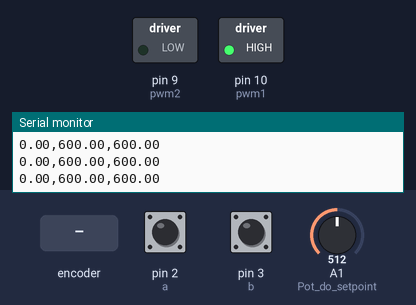
A sketch run on a simulated Arduino Uno, built with avr-gcc and run on an emulated ATmega328P. Shown: switched loads named in the sketch (green lamp = pin HIGH), the last lines printed to the serial monitor. Inputs (shaded band) come from the test bench; at power-on: A1 (Pot_do_setpoint) = 512, pin 2 (a) HIGH, pin 3 (b) HIGH.

Above: at 1.2 s.
1.3 s: A1 (Pot_do_setpoint) set to 122
2.8 s: A1 (Pot_do_setpoint) set to 0
At 4.0 s:
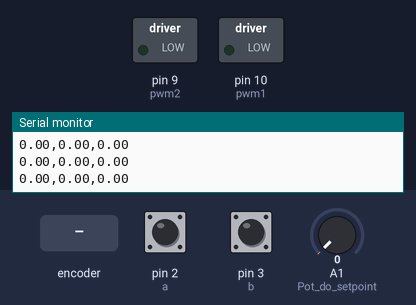
4.3 s: A1 (Pot_do_setpoint) set to 20
At 5.8 s:
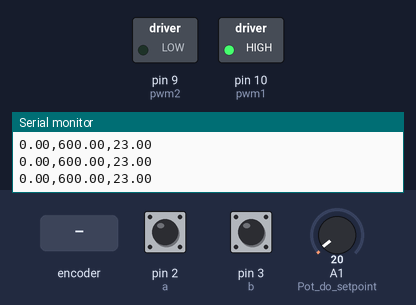
6.1 s: rotary encoder on pin 2 (a) / pin 3 (b) turned 1 step (first pin leading)
Timing chart, 0 to 8.8 s (numbered marks = the images above; inputs shaded):
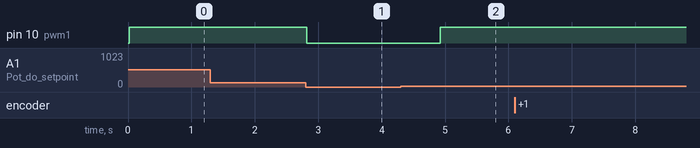

The sketch:

controlePI.ino
```cpp
#include <MsTimer2.h>

const int pwm1=10; //Pino pwm sentido normal
const int pwm2=9; //Pino pwm sentido reverso
const int a=2, b=3; //Canais a e b do encoder
static int8_t lookup_table[] = {0,-1,1,0,1,0,0,-1,-1,0,0,1,0,1,-1,0};
static uint8_t enc_val = 0;
double setpoint=0;
double x1[2]={0,0},x2[2]={0,0},ts=0.001,wc=150,u=0,y1[2]={0,0},e[2]={0,0},last_pwm; //Variaveis de discretizacao
double kp=0.01748, ki=0.8293;
volatile long enc_count = 0;
float soma_pot=0;
int n_pot=0;

void setup() {
  TCCR1B = TCCR1B & B11111000 | B00000010; //for PWM 3921.16 Hz prescaler 8
  pinMode(pwm1, OUTPUT);
  pinMode(A1,INPUT); //Pot do setpoint
  pinMode(a,INPUT_PULLUP);
  pinMode(b,INPUT_PULLUP);
  Serial.begin(115200);
  MsTimer2::set(1000*ts, svf); //Interrupcao de controle
  MsTimer2::start();
  attachInterrupt(digitalPinToInterrupt(a),encoder_isr,CHANGE);
  attachInterrupt(digitalPinToInterrupt(b),encoder_isr,CHANGE);
  delayMicroseconds(2000);
}

void loop() {
  if(millis()%100==0) { //Prints
    Serial.print(String(x2[1])+",");
    Serial.print(String(y1[1]*50)+",");
    Serial.println(setpoint);
  }
  if(millis()%5==0) {
    soma_pot+=((float)analogRead(A1)/1023)*1200;
    n_pot++;
    if(n_pot >= 10) {
      setpoint=trunc(soma_pot/10);
      n_pot=0;
      soma_pot=0;
    }
  }
}

void svf() {
  x1[0]=x1[1]; //Proximo passo
  x2[0]=x2[1];
  y1[0]=y1[1];
  e[0]=e[1];

  if (u>=2*PI) {
    noInterrupts();
    enc_count-=128;
    interrupts();
    x1[0]-=2*PI;
  }
  noInterrupts();
  u=(PI/64)*enc_count; //Atualizacao da velocidade (svf)
  interrupts();

  x1[1]=x2[0]*ts+x1[0];
  x2[1]=x2[0]*(1-2*wc*ts)-x1[0]*wc*wc*ts+u*wc*wc*ts;

  e[1]=setpoint-x2[1];
  y1[1]=y1[0]+(kp)*(e[1]-e[0])+(ki)*e[0]*ts; //Atualizacao da acao de controle

  if (y1[1]>12) y1[1]=12; //Evita o Windup do fator integral
  if (y1[1]<-12) y1[1]=-12;
  if (setpoint==0) y1[1]=0;
  if (y1[1] != last_pwm) writePWM(y1[1]);
}

void writePWM(float v) { //Acionamento do motor
  if (v >= 0) {
    analogWrite(pwm1,(v/12)*255);
    analogWrite(pwm2,0);
  } else {
    analogWrite(pwm2,(-v/12)*255);
    analogWrite(pwm1,0);
  }
  last_pwm=v;
}

void encoder_isr() {
  enc_val = enc_val << 2;
  enc_val = enc_val | ((PIND & 0b1100) >> 2);
  enc_count += lookup_table[enc_val & 0b1111];
}
```

Measured:
- after the input at 2.8 s, pin 10 (pwm1): HIGH → LOW at once
- after the input at 4.3 s, pin 10 (pwm1): LOW → HIGH after 0.63 s
